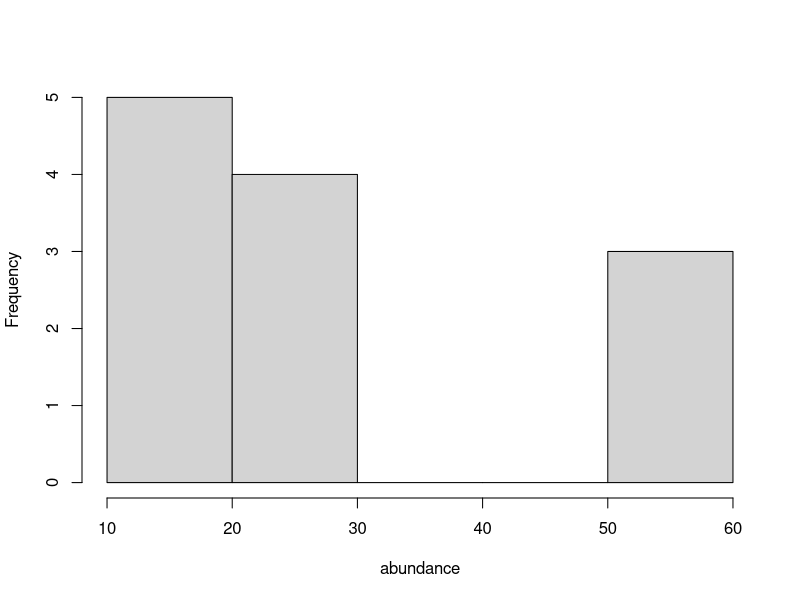
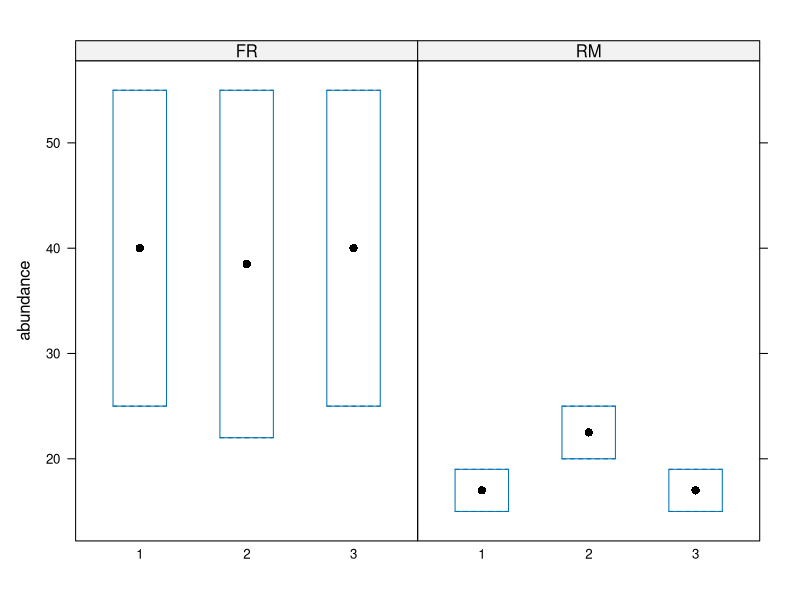
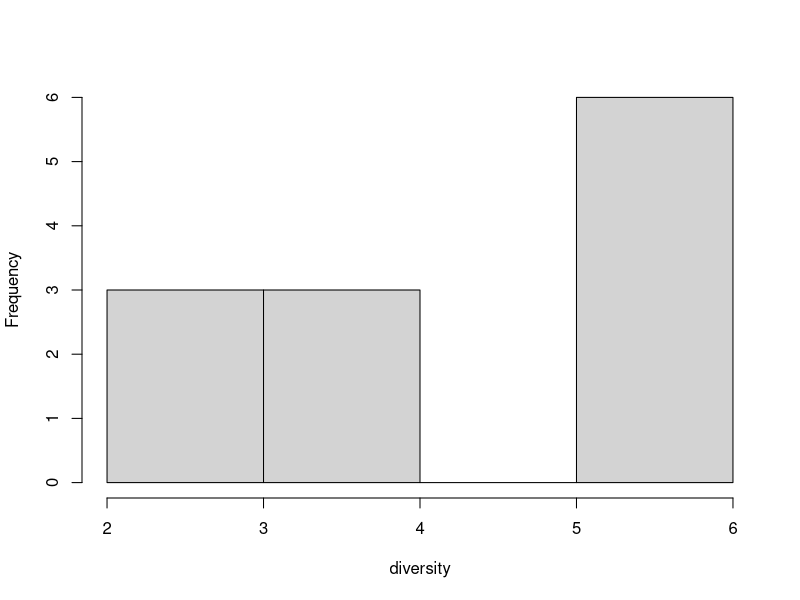
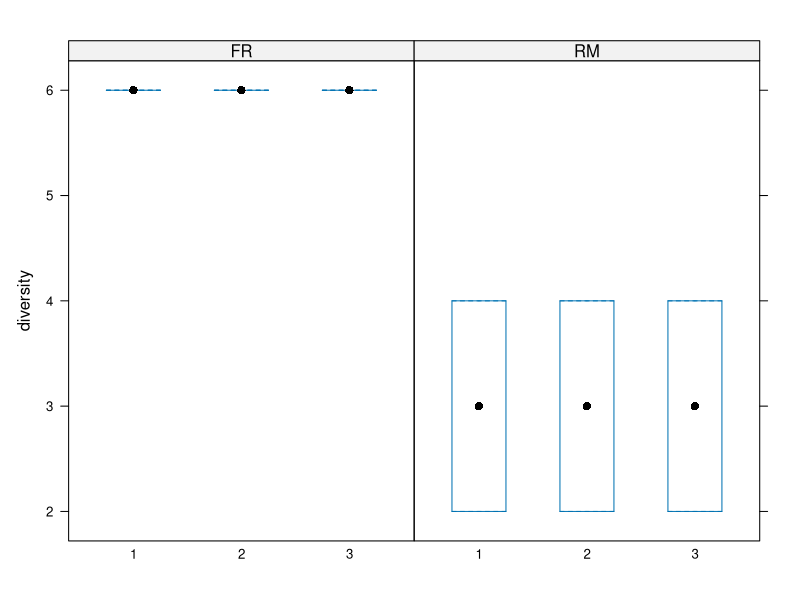
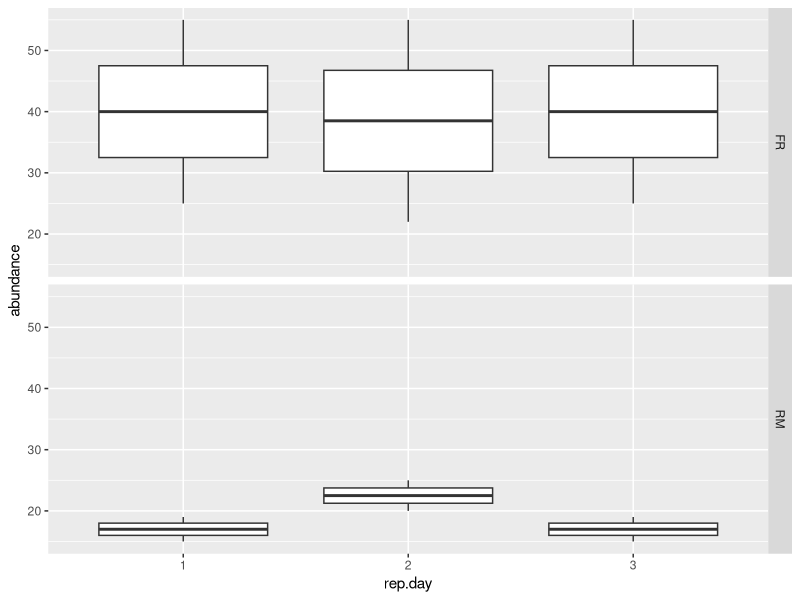
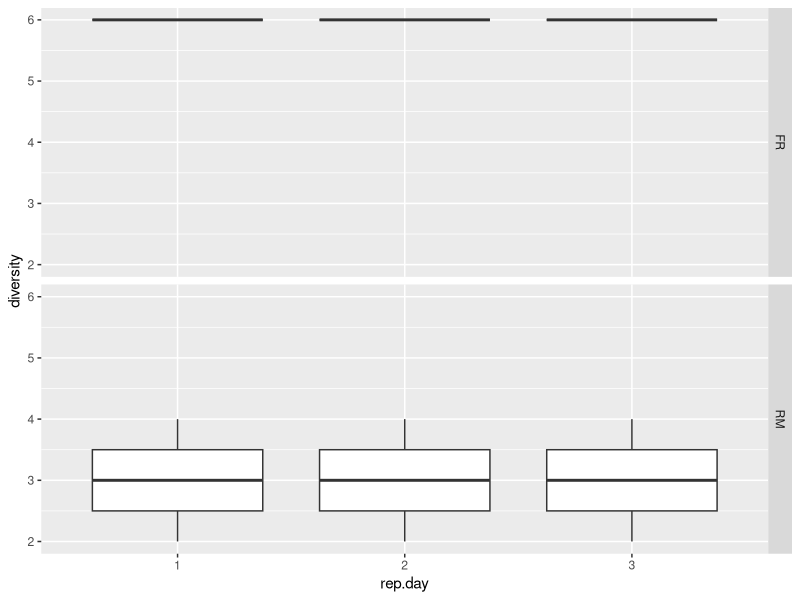
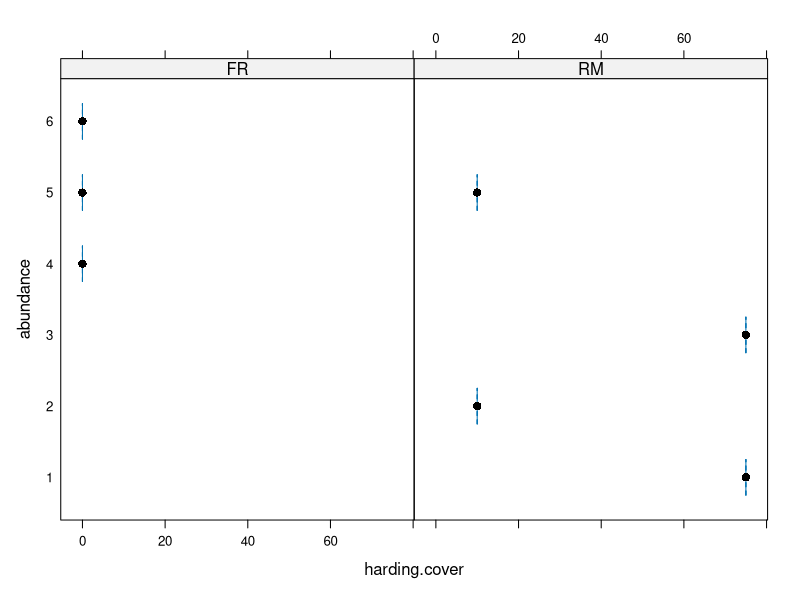
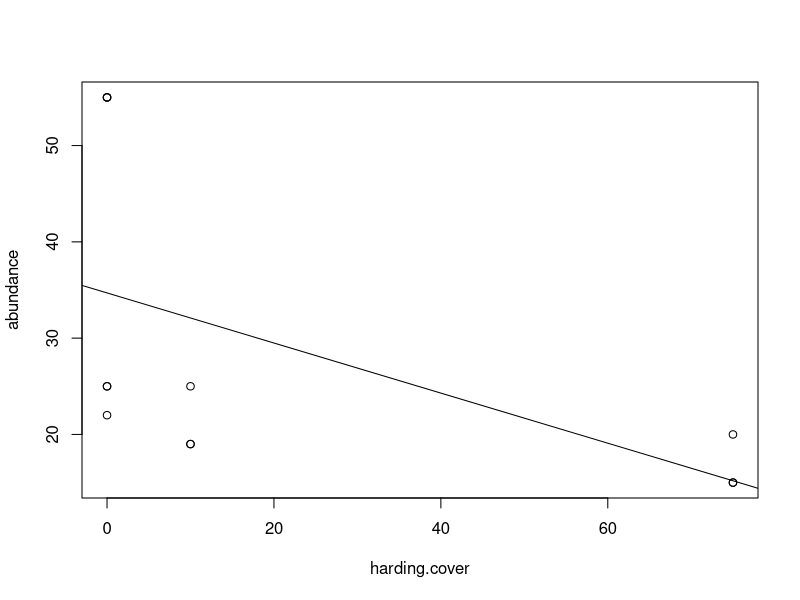

Recreate these plots in R, in order.
## ---- chunk 1
knitr::opts_chunk$set(cache=TRUE)
#library loads ####
library(dplyr)
library(lme4)
library(lattice)
library(latticeExtra)

## ---- chunk 2

#data
data <-read.csv("data/vertebrates.csv")
str(data) #check dataframe
data$rep.day <-as.factor(data$rep.day)
str(data)

#visualize
hist(data$abundance, main="", xlab="abundance")
bwplot(abundance~rep.day | site, data=data)

hist(data$diversity, main="", xlab="diversity")
bwplot(diversity~rep.day | site, data=data)

library(ggplot2)
qplot(rep.day, abundance, data=data, geom="boxplot", facets = site~.)
qplot(rep.day, diversity, data=data, geom="boxplot", facets = site~.)

#now explore by harding.cover
bwplot(abundance~harding.cover | site, data=data)

plot(abundance~harding.cover, data = data)
abline(lm(abundance~harding.cover, data=data))
#abline(lm(abundance~harding.cover, site=="RM", data=data))
#abline(lm(abundance~harding.cover, site=="FR", data=data)) #no harding

bwplot(diversity~harding.cover | site, data=data)

plot(diversity~harding.cover, data = data)
abline(lm(diversity~harding.cover, data=data))
#abline(lm(diversity~harding.cover, site=="RM", data=data))
#abline(lm(diversity~harding.cover, site=="FR", data=data)) #no harding
